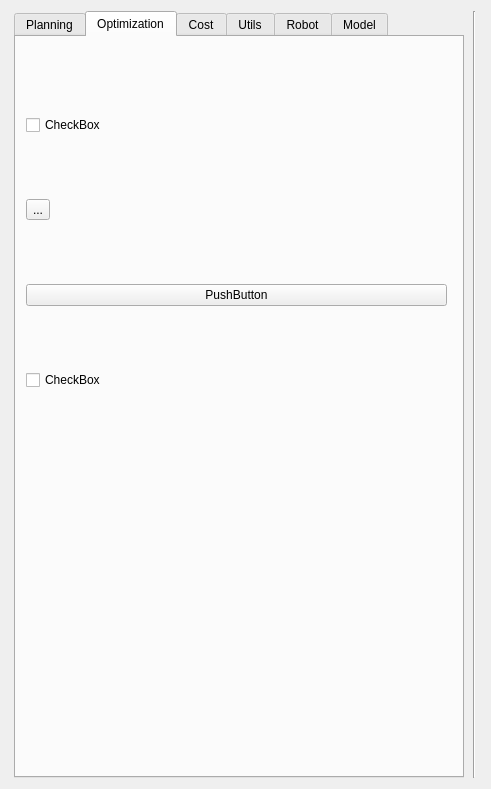
<?xml version="1.0" encoding="UTF-8"?>
<ui version="4.0">
 <class>SideWindow</class>
 <widget class="QWidget" name="SideWindow">
  <property name="geometry">
   <rect>
    <x>0</x>
    <y>0</y>
    <width>491</width>
    <height>789</height>
   </rect>
  </property>
  <property name="sizePolicy">
   <sizepolicy hsizetype="Fixed" vsizetype="Preferred">
    <horstretch>0</horstretch>
    <verstretch>0</verstretch>
   </sizepolicy>
  </property>
  <property name="minimumSize">
   <size>
    <width>490</width>
    <height>0</height>
   </size>
  </property>
  <property name="windowTitle">
   <string>Form</string>
  </property>
  <layout class="QHBoxLayout" name="horizontalLayout">
   <item>
    <widget class="QTabWidget" name="Tabs">
     <property name="sizePolicy">
      <sizepolicy hsizetype="Fixed" vsizetype="Preferred">
       <horstretch>0</horstretch>
       <verstretch>0</verstretch>
      </sizepolicy>
     </property>
     <property name="minimumSize">
      <size>
       <width>0</width>
       <height>0</height>
      </size>
     </property>
     <property name="maximumSize">
      <size>
       <width>450</width>
       <height>16777215</height>
      </size>
     </property>
     <property name="currentIndex">
      <number>1</number>
     </property>
     <widget class="QWidget" name="MPlanning">
      <property name="sizePolicy">
       <sizepolicy hsizetype="Preferred" vsizetype="Preferred">
        <horstretch>1</horstretch>
        <verstretch>1</verstretch>
       </sizepolicy>
      </property>
      <attribute name="title">
       <string>Planning</string>
      </attribute>
      <widget class="QToolBox" name="toolBox">
       <property name="geometry">
        <rect>
         <x>20</x>
         <y>15</y>
         <width>411</width>
         <height>491</height>
        </rect>
       </property>
       <property name="currentIndex">
        <number>1</number>
       </property>
       <widget class="QWidget" name="PRMTab">
        <property name="geometry">
         <rect>
          <x>0</x>
          <y>0</y>
          <width>100</width>
          <height>30</height>
         </rect>
        </property>
        <attribute name="label">
         <string>PRM</string>
        </attribute>
        <widget class="QGroupBox" name="groupBox_2">
         <property name="geometry">
          <rect>
           <x>20</x>
           <y>30</y>
           <width>171</width>
           <height>111</height>
          </rect>
         </property>
         <property name="title">
          <string>Planning strategy</string>
         </property>
         <widget class="QComboBox" name="comboBox_2">
          <property name="geometry">
           <rect>
            <x>10</x>
            <y>30</y>
            <width>151</width>
            <height>26</height>
           </rect>
          </property>
          <item>
           <property name="text">
            <string>PRM</string>
           </property>
          </item>
          <item>
           <property name="text">
            <string>Visibility PRM</string>
           </property>
          </item>
          <item>
           <property name="text">
            <string>ACR</string>
           </property>
          </item>
         </widget>
         <widget class="QCheckBox" name="checkBox_9">
          <property name="geometry">
           <rect>
            <x>20</x>
            <y>70</y>
            <width>90</width>
            <height>23</height>
           </rect>
          </property>
          <property name="text">
           <string>Oriented</string>
          </property>
         </widget>
        </widget>
        <widget class="QGroupBox" name="groupBox_3">
         <property name="geometry">
          <rect>
           <x>210</x>
           <y>30</y>
           <width>171</width>
           <height>81</height>
          </rect>
         </property>
         <property name="title">
          <string>Connecting strategy</string>
         </property>
         <widget class="QComboBox" name="comboBox_3">
          <property name="geometry">
           <rect>
            <x>10</x>
            <y>30</y>
            <width>151</width>
            <height>26</height>
           </rect>
          </property>
          <item>
           <property name="text">
            <string>Nb Edges</string>
           </property>
          </item>
          <item>
           <property name="text">
            <string>Distance</string>
           </property>
          </item>
         </widget>
        </widget>
        <widget class="QGroupBox" name="groupBox_4">
         <property name="geometry">
          <rect>
           <x>10</x>
           <y>150</y>
           <width>371</width>
           <height>111</height>
          </rect>
         </property>
         <property name="title">
          <string>Sampling strategy</string>
         </property>
         <widget class="QRadioButton" name="radioButton">
          <property name="geometry">
           <rect>
            <x>20</x>
            <y>40</y>
            <width>103</width>
            <height>21</height>
           </rect>
          </property>
          <property name="text">
           <string>Random</string>
          </property>
         </widget>
         <widget class="QRadioButton" name="radioButton_2">
          <property name="geometry">
           <rect>
            <x>290</x>
            <y>40</y>
            <width>103</width>
            <height>21</height>
           </rect>
          </property>
          <property name="text">
           <string>Gaussian</string>
          </property>
         </widget>
         <widget class="QRadioButton" name="radioButton_3">
          <property name="geometry">
           <rect>
            <x>160</x>
            <y>40</y>
            <width>103</width>
            <height>21</height>
           </rect>
          </property>
          <property name="text">
           <string>Halton</string>
          </property>
         </widget>
         <widget class="QRadioButton" name="radioButton_4">
          <property name="geometry">
           <rect>
            <x>20</x>
            <y>80</y>
            <width>103</width>
            <height>21</height>
           </rect>
          </property>
          <property name="text">
           <string>Bridge</string>
          </property>
         </widget>
         <widget class="QRadioButton" name="radioButton_5">
          <property name="geometry">
           <rect>
            <x>160</x>
            <y>80</y>
            <width>103</width>
            <height>21</height>
           </rect>
          </property>
          <property name="text">
           <string>OBPRM</string>
          </property>
         </widget>
        </widget>
       </widget>
       <widget class="QWidget" name="DiffTab">
        <property name="geometry">
         <rect>
          <x>0</x>
          <y>0</y>
          <width>411</width>
          <height>421</height>
         </rect>
        </property>
        <attribute name="label">
         <string>Diffusion</string>
        </attribute>
        <widget class="QGroupBox" name="groupBox">
         <property name="geometry">
          <rect>
           <x>10</x>
           <y>110</y>
           <width>391</width>
           <height>231</height>
          </rect>
         </property>
         <property name="title">
          <string>Tree Expansion Method</string>
         </property>
         <widget class="QCheckBox" name="isAddingCycles">
          <property name="geometry">
           <rect>
            <x>250</x>
            <y>80</y>
            <width>111</width>
            <height>23</height>
           </rect>
          </property>
          <property name="text">
           <string>Add Cycles</string>
          </property>
         </widget>
         <widget class="QComboBox" name="expansionMethod">
          <property name="geometry">
           <rect>
            <x>20</x>
            <y>40</y>
            <width>331</width>
            <height>26</height>
           </rect>
          </property>
          <item>
           <property name="text">
            <string>Extend</string>
           </property>
          </item>
          <item>
           <property name="text">
            <string>Extend n Step</string>
           </property>
          </item>
          <item>
           <property name="text">
            <string>Connect</string>
           </property>
          </item>
          <item>
           <property name="text">
            <string>Cost Connect</string>
           </property>
          </item>
         </widget>
         <widget class="QCheckBox" name="isManualRefiRadius">
          <property name="geometry">
           <rect>
            <x>20</x>
            <y>80</y>
            <width>161</width>
            <height>21</height>
           </rect>
          </property>
          <property name="text">
           <string>Manula refi. radius</string>
          </property>
         </widget>
         <widget class="QSlider" name="horizontalSliderExtentionStep">
          <property name="geometry">
           <rect>
            <x>180</x>
            <y>130</y>
            <width>191</width>
            <height>23</height>
           </rect>
          </property>
          <property name="maximum">
           <number>10000000</number>
          </property>
          <property name="orientation">
           <enum>Qt::Horizontal</enum>
          </property>
         </widget>
         <widget class="QDoubleSpinBox" name="doubleSpinBoxExtentionStep">
          <property name="geometry">
           <rect>
            <x>90</x>
            <y>130</y>
            <width>71</width>
            <height>25</height>
           </rect>
          </property>
          <property name="decimals">
           <number>4</number>
          </property>
          <property name="minimum">
           <double>0.000000000000000</double>
          </property>
          <property name="maximum">
           <double>50.000000000000000</double>
          </property>
         </widget>
         <widget class="QCheckBox" name="checkBox">
          <property name="geometry">
           <rect>
            <x>10</x>
            <y>170</y>
            <width>71</width>
            <height>21</height>
           </rect>
          </property>
          <property name="text">
           <string>Bias</string>
          </property>
         </widget>
         <widget class="QDoubleSpinBox" name="doubleSpinBoxBias">
          <property name="geometry">
           <rect>
            <x>90</x>
            <y>170</y>
            <width>71</width>
            <height>25</height>
           </rect>
          </property>
          <property name="maximum">
           <double>1.000000000000000</double>
          </property>
          <property name="singleStep">
           <double>0.010000000000000</double>
          </property>
         </widget>
         <widget class="QSlider" name="horizontalSliderBias">
          <property name="geometry">
           <rect>
            <x>180</x>
            <y>170</y>
            <width>191</width>
            <height>22</height>
           </rect>
          </property>
          <property name="orientation">
           <enum>Qt::Horizontal</enum>
          </property>
         </widget>
         <widget class="QLabel" name="label_4">
          <property name="geometry">
           <rect>
            <x>10</x>
            <y>130</y>
            <width>81</width>
            <height>17</height>
           </rect>
          </property>
          <property name="text">
           <string>Step (Delta)</string>
          </property>
         </widget>
        </widget>
        <widget class="QCheckBox" name="isDiscardingNodes">
         <property name="geometry">
          <rect>
           <x>290</x>
           <y>50</y>
           <width>131</width>
           <height>23</height>
          </rect>
         </property>
         <property name="text">
          <string>Discard Nodes</string>
         </property>
        </widget>
        <widget class="QCheckBox" name="isBalanced">
         <property name="geometry">
          <rect>
           <x>290</x>
           <y>20</y>
           <width>111</width>
           <height>23</height>
          </rect>
         </property>
         <property name="text">
          <string>Balanced</string>
         </property>
        </widget>
        <widget class="QCheckBox" name="isCostTransition">
         <property name="geometry">
          <rect>
           <x>150</x>
           <y>80</y>
           <width>131</width>
           <height>23</height>
          </rect>
         </property>
         <property name="text">
          <string>Cost Transition</string>
         </property>
        </widget>
        <widget class="QCheckBox" name="isExpandControl">
         <property name="geometry">
          <rect>
           <x>0</x>
           <y>50</y>
           <width>131</width>
           <height>23</height>
          </rect>
         </property>
         <property name="text">
          <string>Expand Control</string>
         </property>
        </widget>
        <widget class="QCheckBox" name="isWithGoal">
         <property name="geometry">
          <rect>
           <x>0</x>
           <y>20</y>
           <width>90</width>
           <height>23</height>
          </rect>
         </property>
         <property name="text">
          <string>With Goal</string>
         </property>
        </widget>
        <widget class="QCheckBox" name="isEST">
         <property name="geometry">
          <rect>
           <x>290</x>
           <y>80</y>
           <width>131</width>
           <height>23</height>
          </rect>
         </property>
         <property name="text">
          <string>EST Planner</string>
         </property>
        </widget>
        <widget class="QLabel" name="labelMaxNodes">
         <property name="geometry">
          <rect>
           <x>20</x>
           <y>380</y>
           <width>71</width>
           <height>17</height>
          </rect>
         </property>
         <property name="text">
          <string>Max Node</string>
         </property>
        </widget>
        <widget class="QCheckBox" name="isCostSpace">
         <property name="geometry">
          <rect>
           <x>0</x>
           <y>80</y>
           <width>131</width>
           <height>23</height>
          </rect>
         </property>
         <property name="text">
          <string>Cost Space</string>
         </property>
        </widget>
        <widget class="QCheckBox" name="isManhattan">
         <property name="geometry">
          <rect>
           <x>150</x>
           <y>50</y>
           <width>131</width>
           <height>23</height>
          </rect>
         </property>
         <property name="text">
          <string>Manhatan</string>
         </property>
        </widget>
        <widget class="QCheckBox" name="isBidir">
         <property name="geometry">
          <rect>
           <x>150</x>
           <y>20</y>
           <width>131</width>
           <height>23</height>
          </rect>
         </property>
         <property name="text">
          <string>Bidirectional</string>
         </property>
        </widget>
        <widget class="QLineEdit" name="lineEditMaxNodes">
         <property name="geometry">
          <rect>
           <x>110</x>
           <y>380</y>
           <width>113</width>
           <height>22</height>
          </rect>
         </property>
        </widget>
       </widget>
      </widget>
     </widget>
     <widget class="QWidget" name="Optimisation">
      <property name="sizePolicy">
       <sizepolicy hsizetype="Preferred" vsizetype="Preferred">
        <horstretch>0</horstretch>
        <verstretch>0</verstretch>
       </sizepolicy>
      </property>
      <attribute name="title">
       <string>Optimization</string>
      </attribute>
      <widget class="QWidget" name="verticalLayoutWidget_2">
       <property name="geometry">
        <rect>
         <x>10</x>
         <y>20</y>
         <width>421</width>
         <height>391</height>
        </rect>
       </property>
       <layout class="QVBoxLayout" name="optimizeLayout">
        <item>
         <widget class="QCheckBox" name="checkBox_3">
          <property name="text">
           <string>CheckBox</string>
          </property>
         </widget>
        </item>
        <item>
         <widget class="QToolButton" name="toolButton">
          <property name="text">
           <string>...</string>
          </property>
         </widget>
        </item>
        <item>
         <widget class="QPushButton" name="pushButton">
          <property name="text">
           <string>PushButton</string>
          </property>
         </widget>
        </item>
        <item>
         <widget class="QCheckBox" name="checkBox_2">
          <property name="text">
           <string>CheckBox</string>
          </property>
         </widget>
        </item>
       </layout>
      </widget>
     </widget>
     <widget class="QWidget" name="Cost">
      <property name="sizePolicy">
       <sizepolicy hsizetype="Preferred" vsizetype="Preferred">
        <horstretch>0</horstretch>
        <verstretch>0</verstretch>
       </sizepolicy>
      </property>
      <attribute name="title">
       <string>Cost</string>
      </attribute>
      <widget class="QGroupBox" name="groupBoxGeneralCostSpace">
       <property name="geometry">
        <rect>
         <x>20</x>
         <y>30</y>
         <width>401</width>
         <height>111</height>
        </rect>
       </property>
       <property name="title">
        <string>General Cost Space</string>
       </property>
       <widget class="QPushButton" name="pushButtonShowTrajCost">
        <property name="geometry">
         <rect>
          <x>10</x>
          <y>30</y>
          <width>141</width>
          <height>32</height>
         </rect>
        </property>
        <property name="text">
         <string>Show Traj Cost</string>
        </property>
       </widget>
       <widget class="QCheckBox" name="checkBoxRescale">
        <property name="geometry">
         <rect>
          <x>160</x>
          <y>30</y>
          <width>121</width>
          <height>21</height>
         </rect>
        </property>
        <property name="text">
         <string>Will not rescale</string>
        </property>
       </widget>
       <widget class="QPushButton" name="pushButtonGridInGraph">
        <property name="geometry">
         <rect>
          <x>260</x>
          <y>50</y>
          <width>131</width>
          <height>32</height>
         </rect>
        </property>
        <property name="text">
         <string>Grid In Graph</string>
        </property>
       </widget>
       <widget class="QPushButton" name="pushButtonAStar">
        <property name="geometry">
         <rect>
          <x>260</x>
          <y>80</y>
          <width>131</width>
          <height>32</height>
         </rect>
        </property>
        <property name="text">
         <string>Test A*</string>
        </property>
       </widget>
       <widget class="QPushButton" name="pushButtonShowTemp">
        <property name="geometry">
         <rect>
          <x>10</x>
          <y>70</y>
          <width>141</width>
          <height>32</height>
         </rect>
        </property>
        <property name="text">
         <string>Show Temp.</string>
        </property>
       </widget>
      </widget>
      <widget class="QCheckBox" name="isCostSpaceCopy">
       <property name="geometry">
        <rect>
         <x>20</x>
         <y>10</y>
         <width>131</width>
         <height>23</height>
        </rect>
       </property>
       <property name="text">
        <string>Cost Space</string>
       </property>
      </widget>
      <widget class="QGroupBox" name="groupBox_5">
       <property name="geometry">
        <rect>
         <x>20</x>
         <y>140</y>
         <width>401</width>
         <height>611</height>
        </rect>
       </property>
       <property name="title">
        <string>Hri</string>
       </property>
       <widget class="QSpinBox" name="spinBoxJoint">
        <property name="geometry">
         <rect>
          <x>160</x>
          <y>80</y>
          <width>71</width>
          <height>25</height>
         </rect>
        </property>
       </widget>
       <widget class="QLabel" name="label_8">
        <property name="geometry">
         <rect>
          <x>10</x>
          <y>80</y>
          <width>131</width>
          <height>17</height>
         </rect>
        </property>
        <property name="text">
         <string>Joint To Assign Cost</string>
        </property>
       </widget>
       <widget class="QGroupBox" name="HRITaskSpace">
        <property name="geometry">
         <rect>
          <x>20</x>
          <y>440</y>
          <width>361</width>
          <height>151</height>
         </rect>
        </property>
        <property name="title">
         <string>Hri Task Space</string>
        </property>
        <widget class="QComboBox" name="whichTestBox">
         <property name="geometry">
          <rect>
           <x>20</x>
           <y>90</y>
           <width>111</width>
           <height>26</height>
          </rect>
         </property>
         <item>
          <property name="text">
           <string>Distance</string>
          </property>
         </item>
         <item>
          <property name="text">
           <string>Comfort</string>
          </property>
         </item>
         <item>
          <property name="text">
           <string>Visibility</string>
          </property>
         </item>
         <item>
          <property name="text">
           <string>Combine</string>
          </property>
         </item>
        </widget>
        <widget class="QCheckBox" name="enableHriTS">
         <property name="geometry">
          <rect>
           <x>10</x>
           <y>30</y>
           <width>171</width>
           <height>21</height>
          </rect>
         </property>
         <property name="text">
          <string>Task Space (Akin)</string>
         </property>
        </widget>
        <widget class="QPushButton" name="pushButtonWorkspacePath">
         <property name="geometry">
          <rect>
           <x>20</x>
           <y>60</y>
           <width>121</width>
           <height>32</height>
          </rect>
         </property>
         <property name="text">
          <string>Workspace A*</string>
         </property>
        </widget>
        <widget class="QPushButton" name="pushButtonHoleMotion">
         <property name="geometry">
          <rect>
           <x>170</x>
           <y>60</y>
           <width>121</width>
           <height>32</height>
          </rect>
         </property>
         <property name="text">
          <string>Entire Path</string>
         </property>
        </widget>
        <widget class="QSlider" name="horizontalSliderVisibility">
         <property name="geometry">
          <rect>
           <x>190</x>
           <y>130</y>
           <width>161</width>
           <height>22</height>
          </rect>
         </property>
         <property name="maximum">
          <number>500</number>
         </property>
         <property name="orientation">
          <enum>Qt::Horizontal</enum>
         </property>
        </widget>
        <widget class="QDoubleSpinBox" name="doubleSpinBoxVisibility">
         <property name="geometry">
          <rect>
           <x>100</x>
           <y>130</y>
           <width>71</width>
           <height>25</height>
          </rect>
         </property>
         <property name="maximum">
          <double>300.000000000000000</double>
         </property>
        </widget>
        <widget class="QLabel" name="label_6">
         <property name="geometry">
          <rect>
           <x>30</x>
           <y>130</y>
           <width>61</width>
           <height>17</height>
          </rect>
         </property>
         <property name="text">
          <string>Visibility</string>
         </property>
        </widget>
       </widget>
       <widget class="QPushButton" name="pushButtonHRITS">
        <property name="geometry">
         <rect>
          <x>250</x>
          <y>40</y>
          <width>121</width>
          <height>32</height>
         </rect>
        </property>
        <property name="text">
         <string>enable TS HRI</string>
        </property>
       </widget>
       <widget class="QCheckBox" name="enableHri">
        <property name="geometry">
         <rect>
          <x>20</x>
          <y>30</y>
          <width>211</width>
          <height>21</height>
         </rect>
        </property>
        <property name="text">
         <string>Human Robot Interactions</string>
        </property>
       </widget>
       <widget class="QGroupBox" name="groupBox_6">
        <property name="geometry">
         <rect>
          <x>20</x>
          <y>110</y>
          <width>361</width>
          <height>111</height>
         </rect>
        </property>
        <property name="title">
         <string>My Grid</string>
        </property>
        <widget class="QDoubleSpinBox" name="doubleSpinBoxCellSize">
         <property name="geometry">
          <rect>
           <x>80</x>
           <y>70</y>
           <width>71</width>
           <height>21</height>
          </rect>
         </property>
         <property name="maximum">
          <double>10.000000000000000</double>
         </property>
         <property name="singleStep">
          <double>0.100000000000000</double>
         </property>
        </widget>
        <widget class="QLabel" name="label">
         <property name="geometry">
          <rect>
           <x>10</x>
           <y>70</y>
           <width>61</width>
           <height>17</height>
          </rect>
         </property>
         <property name="text">
          <string>Cell Size</string>
         </property>
        </widget>
        <widget class="QPushButton" name="pushButtonMakeGrid">
         <property name="geometry">
          <rect>
           <x>10</x>
           <y>30</y>
           <width>161</width>
           <height>32</height>
          </rect>
         </property>
         <property name="text">
          <string>New HRICS Planner</string>
         </property>
        </widget>
        <widget class="QPushButton" name="pushButtonDeleteGrid">
         <property name="geometry">
          <rect>
           <x>170</x>
           <y>30</y>
           <width>121</width>
           <height>32</height>
          </rect>
         </property>
         <property name="text">
          <string>Delete Planner</string>
         </property>
        </widget>
        <widget class="QSlider" name="horizontalSliderCellSize">
         <property name="geometry">
          <rect>
           <x>170</x>
           <y>70</y>
           <width>171</width>
           <height>22</height>
          </rect>
         </property>
         <property name="orientation">
          <enum>Qt::Horizontal</enum>
         </property>
        </widget>
       </widget>
       <widget class="QGroupBox" name="HRICSPlanner">
        <property name="geometry">
         <rect>
          <x>20</x>
          <y>230</y>
          <width>361</width>
          <height>211</height>
         </rect>
        </property>
        <property name="title">
         <string>HRICS Planner</string>
        </property>
        <widget class="QCheckBox" name="checkBoxDrawGrid">
         <property name="geometry">
          <rect>
           <x>230</x>
           <y>170</y>
           <width>91</width>
           <height>21</height>
          </rect>
         </property>
         <property name="text">
          <string>Draw Grid</string>
         </property>
        </widget>
        <widget class="QPushButton" name="pushButtonComputeCost">
         <property name="geometry">
          <rect>
           <x>110</x>
           <y>30</y>
           <width>121</width>
           <height>32</height>
          </rect>
         </property>
         <property name="text">
          <string>Compute Cost</string>
         </property>
        </widget>
        <widget class="QPushButton" name="pushButtonAStaIn3DGrid">
         <property name="geometry">
          <rect>
           <x>20</x>
           <y>140</y>
           <width>111</width>
           <height>32</height>
          </rect>
         </property>
         <property name="text">
          <string>HRICS A* </string>
         </property>
        </widget>
        <widget class="QPushButton" name="pushButtonResetCost">
         <property name="geometry">
          <rect>
           <x>230</x>
           <y>30</y>
           <width>121</width>
           <height>32</height>
          </rect>
         </property>
         <property name="text">
          <string>Reset Cost</string>
         </property>
        </widget>
        <widget class="QLabel" name="label_3">
         <property name="geometry">
          <rect>
           <x>10</x>
           <y>70</y>
           <width>71</width>
           <height>17</height>
          </rect>
         </property>
         <property name="text">
          <string>Zone Size</string>
         </property>
        </widget>
        <widget class="QDoubleSpinBox" name="doubleSpinBoxZoneSize">
         <property name="geometry">
          <rect>
           <x>90</x>
           <y>70</y>
           <width>71</width>
           <height>21</height>
          </rect>
         </property>
         <property name="maximum">
          <double>2.000000000000000</double>
         </property>
         <property name="singleStep">
          <double>0.100000000000000</double>
         </property>
        </widget>
        <widget class="QSlider" name="horizontalSliderZoneSize">
         <property name="geometry">
          <rect>
           <x>170</x>
           <y>70</y>
           <width>101</width>
           <height>22</height>
          </rect>
         </property>
         <property name="orientation">
          <enum>Qt::Horizontal</enum>
         </property>
        </widget>
        <widget class="QLabel" name="label_2">
         <property name="geometry">
          <rect>
           <x>10</x>
           <y>110</y>
           <width>61</width>
           <height>17</height>
          </rect>
         </property>
         <property name="text">
          <string>Distance</string>
         </property>
        </widget>
        <widget class="QDoubleSpinBox" name="doubleSpinBoxDistance">
         <property name="geometry">
          <rect>
           <x>90</x>
           <y>100</y>
           <width>71</width>
           <height>25</height>
          </rect>
         </property>
         <property name="maximum">
          <double>300.000000000000000</double>
         </property>
        </widget>
        <widget class="QSlider" name="horizontalSliderDistance">
         <property name="geometry">
          <rect>
           <x>170</x>
           <y>100</y>
           <width>161</width>
           <height>22</height>
          </rect>
         </property>
         <property name="maximum">
          <number>500</number>
         </property>
         <property name="orientation">
          <enum>Qt::Horizontal</enum>
         </property>
        </widget>
        <widget class="QCheckBox" name="checkBoxDrawDistance">
         <property name="geometry">
          <rect>
           <x>230</x>
           <y>140</y>
           <width>121</width>
           <height>21</height>
          </rect>
         </property>
         <property name="text">
          <string>Draw Distance</string>
         </property>
        </widget>
        <widget class="QCheckBox" name="checkBoxHRICS_MOPL">
         <property name="geometry">
          <rect>
           <x>10</x>
           <y>30</y>
           <width>101</width>
           <height>21</height>
          </rect>
         </property>
         <property name="text">
          <string>HRICS MOPL</string>
         </property>
        </widget>
        <widget class="QCheckBox" name="checkBoxBBDist">
         <property name="geometry">
          <rect>
           <x>160</x>
           <y>140</y>
           <width>87</width>
           <height>21</height>
          </rect>
         </property>
         <property name="text">
          <string>BB Dist</string>
         </property>
        </widget>
        <widget class="QPushButton" name="pushButtonHRICSRRT">
         <property name="geometry">
          <rect>
           <x>20</x>
           <y>170</y>
           <width>113</width>
           <height>32</height>
          </rect>
         </property>
         <property name="text">
          <string>HRICS RRT</string>
         </property>
        </widget>
       </widget>
      </widget>
      <widget class="QCheckBox" name="checkBoxCostBefore">
       <property name="geometry">
        <rect>
         <x>170</x>
         <y>10</y>
         <width>221</width>
         <height>21</height>
        </rect>
       </property>
       <property name="text">
        <string>Compute Cost Before Collision</string>
       </property>
      </widget>
     </widget>
     <widget class="QWidget" name="Greedy">
      <attribute name="title">
       <string>Utils</string>
      </attribute>
      <widget class="QWidget" name="verticalLayoutWidget">
       <property name="geometry">
        <rect>
         <x>10</x>
         <y>0</y>
         <width>421</width>
         <height>521</height>
        </rect>
       </property>
       <layout class="QVBoxLayout" name="greedyLayout">
        <item>
         <widget class="QCheckBox" name="checkBoxDebug">
          <property name="text">
           <string>Debug</string>
          </property>
         </widget>
        </item>
        <item>
         <widget class="QCheckBox" name="checkBoxRecomputeTrajCost">
          <property name="text">
           <string>Recompute Traj Cost</string>
          </property>
         </widget>
        </item>
        <item>
         <widget class="QCheckBox" name="checkBoxWithShortCut">
          <property name="text">
           <string>With Short Cut</string>
          </property>
         </widget>
        </item>
        <item>
         <widget class="QCheckBox" name="checkBoxUseTRRT">
          <property name="text">
           <string>With T-RRT</string>
          </property>
         </widget>
        </item>
       </layout>
      </widget>
     </widget>
     <widget class="MoveRobot" name="robotPosition">
      <property name="sizePolicy">
       <sizepolicy hsizetype="Preferred" vsizetype="Preferred">
        <horstretch>0</horstretch>
        <verstretch>0</verstretch>
       </sizepolicy>
      </property>
      <property name="maximumSize">
       <size>
        <width>16777215</width>
        <height>800</height>
       </size>
      </property>
      <attribute name="title">
       <string>Robot</string>
      </attribute>
     </widget>
     <widget class="QWidget" name="tab">
      <attribute name="title">
       <string>Model</string>
      </attribute>
      <widget class="QGroupBox" name="groupBoxTimeModel">
       <property name="geometry">
        <rect>
         <x>20</x>
         <y>40</y>
         <width>411</width>
         <height>171</height>
        </rect>
       </property>
       <property name="title">
        <string>Time</string>
       </property>
       <widget class="QPushButton" name="pushButtonCollision">
        <property name="geometry">
         <rect>
          <x>10</x>
          <y>40</y>
          <width>113</width>
          <height>32</height>
         </rect>
        </property>
        <property name="text">
         <string>Collision</string>
        </property>
       </widget>
       <widget class="QPushButton" name="pushButtonLocalPath">
        <property name="geometry">
         <rect>
          <x>10</x>
          <y>80</y>
          <width>113</width>
          <height>32</height>
         </rect>
        </property>
        <property name="text">
         <string>LocalPath</string>
        </property>
       </widget>
       <widget class="QPushButton" name="pushButtonCost">
        <property name="geometry">
         <rect>
          <x>10</x>
          <y>120</y>
          <width>113</width>
          <height>32</height>
         </rect>
        </property>
        <property name="text">
         <string>Cost</string>
        </property>
       </widget>
       <widget class="QLabel" name="labelCollision">
        <property name="geometry">
         <rect>
          <x>160</x>
          <y>50</y>
          <width>241</width>
          <height>17</height>
         </rect>
        </property>
        <property name="text">
         <string>Collision Time</string>
        </property>
       </widget>
       <widget class="QLabel" name="labelLocalPath">
        <property name="geometry">
         <rect>
          <x>160</x>
          <y>90</y>
          <width>241</width>
          <height>17</height>
         </rect>
        </property>
        <property name="text">
         <string>Local Path Time</string>
        </property>
       </widget>
       <widget class="QLabel" name="labelTimeCost">
        <property name="geometry">
         <rect>
          <x>160</x>
          <y>130</y>
          <width>241</width>
          <height>17</height>
         </rect>
        </property>
        <property name="text">
         <string>Cost Time</string>
        </property>
       </widget>
      </widget>
      <widget class="QPushButton" name="pushButtonTestAll">
       <property name="geometry">
        <rect>
         <x>30</x>
         <y>10</y>
         <width>113</width>
         <height>32</height>
        </rect>
       </property>
       <property name="text">
        <string>Test All</string>
       </property>
      </widget>
      <widget class="QGroupBox" name="groupBoxInverseKinematiks">
       <property name="geometry">
        <rect>
         <x>20</x>
         <y>220</y>
         <width>411</width>
         <height>191</height>
        </rect>
       </property>
       <property name="title">
        <string>Inverse Kinematiks</string>
       </property>
       <widget class="QPushButton" name="pushButtonAttMat">
        <property name="geometry">
         <rect>
          <x>10</x>
          <y>40</y>
          <width>131</width>
          <height>32</height>
         </rect>
        </property>
        <property name="text">
         <string>Set Att Matrix</string>
        </property>
       </widget>
      </widget>
     </widget>
    </widget>
   </item>
   <item>
    <widget class="Line" name="line">
     <property name="cursor">
      <cursorShape>SplitHCursor</cursorShape>
     </property>
     <property name="mouseTracking">
      <bool>true</bool>
     </property>
     <property name="orientation">
      <enum>Qt::Vertical</enum>
     </property>
    </widget>
   </item>
  </layout>
 </widget>
 <customwidgets>
  <customwidget>
   <class>MoveRobot</class>
   <extends>QWidget</extends>
   <header>../qtFormRobot/moverobot.hpp</header>
   <container>1</container>
  </customwidget>
 </customwidgets>
 <resources/>
 <connections/>
</ui>
